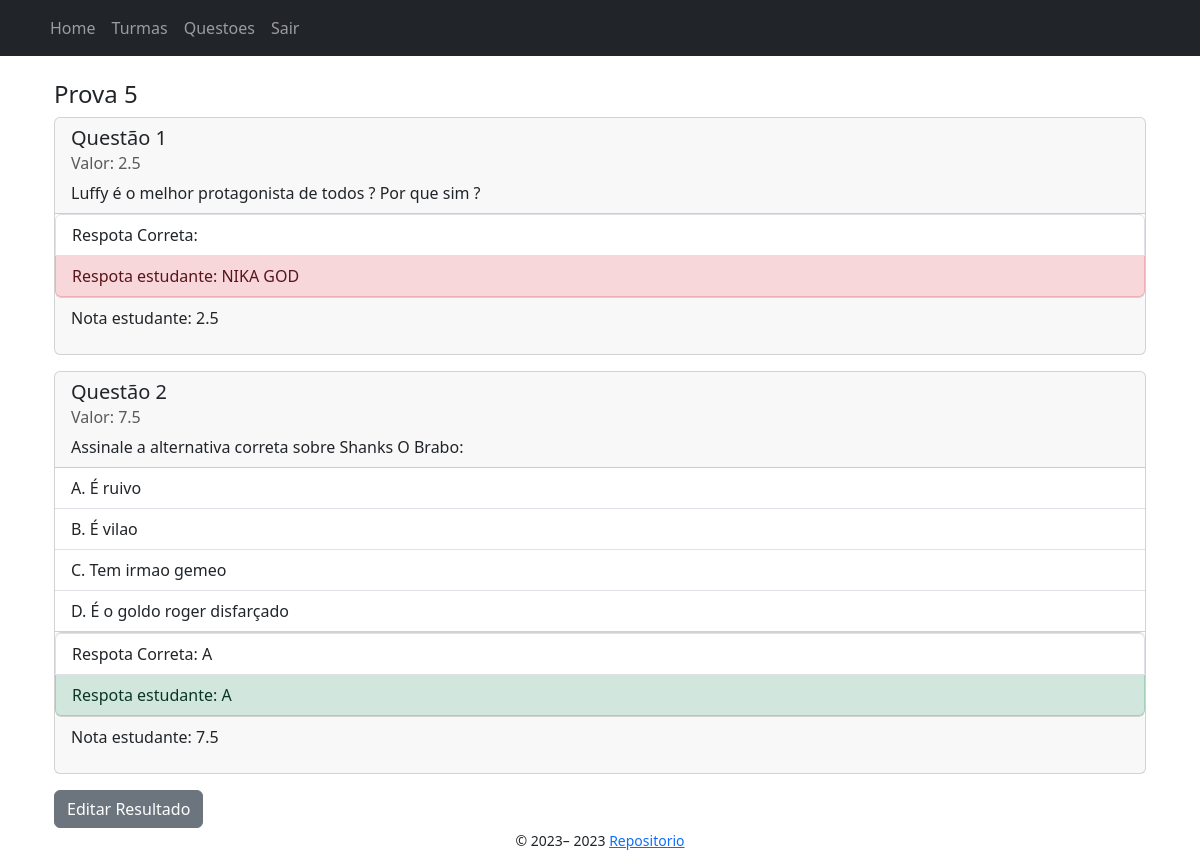
Page /turmas/1/exames/5/resposta/2 (signed in) on the committed database.
### app/models/professor.py (models this page shows, shortened)
class Professor(Usuario):
    __tablename__ = "professor"
    id = db.Column(db.Integer, db.ForeignKey('usuario.id'), primary_key=True)
    turmas = db.relationship('Turma', backref='prof_turmas', lazy=True) #1 to N
    questoes = db.relationship('Questao', backref='prof_questoes', lazy=True) #1 to N
    exames = db.relationship('Exame', backref='prof_exames', lazy=True) #1 to N

### app/models/exame.py (models this page shows, shortened)
class Exame(db.Model):
    __tablename__ = "exame"
    id = db.Column(db.Integer, primary_key=True)
    data_inicio = db.Column(db.DateTime, nullable=True)
    data_fim = db.Column(db.DateTime, nullable=True)
    nome = db.Column(db.String(255))
    nota_exame = db.Column(db.Float)
    professor_id = db.Column(db.Integer, db.ForeignKey('professor.id'), nullable=False)
    turma_id = db.Column(db.Integer, db.ForeignKey('turma.id'), nullable=False)
    notas = db.relationship('NotasExames', backref='exame_notas') #1 to N
    respostas = db.relationship('RespostaQuestaoExame', backref='exame_respostas') #1 to N
    questoes = db.relationship("QuestaoExame", back_populates="exame", cascade="all, delete-orphan") # N to N

### app/models/questao.py (models this page shows, shortened)
class Questao(db.Model):
    __tablename__ = "questao"
    id = db.Column(db.Integer, primary_key=True)
    enunciado = db.Column(db.String(255))
    resposta = db.Column(db.String(255))
    tipo_questao = db.Column(
        Enum("multipla_escolha", "verdadeiro_falso", "numerica", "dissertativa", name="tipo_questao"), nullable=False)
    professor_id = db.Column(db.Integer, db.ForeignKey('professor.id'), nullable=False)
    respostas = db.relationship('RespostaQuestaoExame', backref='questao_respostas') #1 to N
    exames = db.relationship("QuestaoExame", back_populates="questao") # tabela associativa N to N

### app/models/questao_multipla_escolha.py (models this page shows, shortened)
class QuestaoMultiplaEscolha(Questao):
    __tablename__ = "questao_multipla_escolha"
    id = db.Column(db.Integer, db.ForeignKey('questao.id'), primary_key=True)
    opcao_a = db.Column(db.String(255))
    opcao_b = db.Column(db.String(255))
    opcao_c = db.Column(db.String(255))
    opcao_d = db.Column(db.String(255))

### app/controllers/exames_controller.py (the view)
@bp.route("<int:exame_id>/resposta/<int:estudante_id>", methods=['GET'])
@login_required
def resposta_exame(turma_id: int, exame_id: int, estudante_id: int) -> redirect:
    try:
        exame = Exame.query.filter_by(id=exame_id).first()
        questoes_exame = [] # tabela associativa
        for questao_exame in  exame.questoes:
            questao = questao_exame.questao
            questao.nota_questao = questao_exame.nota_questao # atribui nota ao objeto
            if questao_exame.questao.tipo_questao == "multipla_escolha":
                multipla_escolha = QuestaoMultiplaEscolha.query.filter_by(id=questao.id).all()
                questao.opcoes = multipla_escolha
            resposta_questao_exame = RespostaQuestaoExame.query.filter_by(
                estudante_id=estudante_id,exame_id=exame_id, questao_id=questao.id).first()
            questao.resposta_estudante = resposta_questao_exame.resposta_estudante
            questao.nota_estudante_questao = resposta_questao_exame.nota_estudante_questao
            questoes_exame.append(questao)
        return render_template("exames/resposta_exame.jinja2", turma_id=turma_id, exame=exame, questoes_exame=questoes_exame)
    except Exception as e:
        print(e)
        flash(f"Error: {e}", category="error")
        return redirect(url_for("turmas.show", turma_id=turma_id))

### app/templates/exames/resposta_exame.jinja2 (shortened to what this page needs)
{% extends "./base.jinja2" %}
{% from 'bootstrap5/utils.html' import render_icon %}
{% block content %}
<div class="container">
    <h4>{{ exame.nome }}</h4>
    <div>
        <form>
            {% for questao_exame in questoes_exame %}
                <div class="mb-3 card">
                    <div class="card-header">
                        <h5 class="card-title">Questão {{ loop.index }}</h5>
                        <h6 class="card-subtitle mb-2 text-muted">Valor: {{ questao_exame.nota_questao }}</h6>
                        <p class="card-text">{{ questao_exame.enunciado }}</p>
                    </div>
                    {% if questao_exame.tipo_questao == "multipla_escolha" %}
                            <ul class="list-group list-group-flush">
                                {% for opcao in questao_exame.opcoes %}
                                    <li class="list-group-item">A. {{ opcao.opcao_a }}</li>
                                    <li class="list-group-item">B. {{ opcao.opcao_b }}</li>
                                    {% if opcao.opcao_c %}
                                    <li class="list-group-item">C. {{ opcao.opcao_c }}</li>
                                    {% endif %}
                                    {% if opcao.opcao_d %}
                                    <li class="list-group-item">D. {{ opcao.opcao_d }}</li>
                                    {% endif %}
                                {% endfor %}
                            </ul>
                    {% endif %}
                    <ul class="list-group">
                        <li class="list-group-item">Respota Correta: {{ questao_exame.resposta }}</li>
                        {% if questao_exame.resposta == questao_exame.resposta_estudante%}
                            <li class="list-group-item list-group-item-success">Respota estudante: {{ questao_exame.resposta_estudante }}</li>
                        {% else %}
                            <li class="list-group-item list-group-item-danger">Respota estudante: {{ questao_exame.resposta_estudante }}</li>
                        {% endif %}
                    </ul>
                    <div class="card-footer">
                            <p>Nota estudante: {{ questao_exame.nota_estudante_questao }}</p>
                    </div>
                </div>
            {% endfor %}
            {% if current_user.tipo_usuario == "professor" %}
                <button type="submit" id="submitBtn" class="btn btn-secondary">Editar Resultado</button>
            {% endif %}
        </form>
    </div>
<body>
{% endblock %}

### app/templates/base.jinja2 (shortened to what this page needs)
{% from 'bootstrap5/utils.html' import render_messages %}
{% from 'bootstrap5/form.html' import render_form %}
{% from 'bootstrap5/nav.html' import render_nav_item, render_breadcrumb_item %}
<!doctype html>
<html lang="en">
<head>
    {% block head %}
    {% block styles %}
    {{ bootstrap.load_css() }}
    <link rel="stylesheet" type="text/css" href="{{ url_for('static', filename='css/style.css') }}">
    {% endblock %}
    {% endblock %}
</head>
<body>
    <head>
        {% if current_user.is_authenticated %}
            <nav class="navbar navbar-expand-lg navbar-dark bg-dark mb-4">
                <div class="container">
                    <div class="collapse navbar-collapse" id="navbarSupportedContent">
                        <ul class="navbar-nav mr-auto">
                            {{ render_nav_item("index.index", "Home") }}
                            {{ render_nav_item("turmas.index", "Turmas") }}
                            {% if current_user.tipo_usuario == "professor" %}
                                {{ render_nav_item("questoes.index", "Questoes", professor_id=current_user.id) }}
                            {% endif %}
                            {{ render_nav_item("auth.logout", "Sair") }}
                        </ul>
                    </div>
                </div>
            </nav>
        {% endif %}
    </head>
    <main class="container">
        {% block content %}{% endblock %}
    </main>
    <footer class="text-center">
        {% block footer %}
        <small> &copy; 2023–
            <a href="https://github.com/zeroCass/unb-web" target="_blank">Repositorio</a>
        </small>
        {% endblock %}
    </footer>
</body>
</html>

### app/static/css/style.css (style rules this page uses)
* { box-sizing: border-box; margin: 0; padding: 0; }
body { display: grid; min-height: 100vh; min-width: 100vw; grid-template-columns: 1fr; grid-template-rows: auto 1fr auto; grid-template-areas: "header" "main" "footer"; }
main { grid-area: main; }
footer { grid-area: footer; }

### rows in the picture
Professor: id "Questoes"
Exame: nome "Prova 5"
Questao: nota_questao "2.5", enunciado "Luffy é o melhor protagonista de todos ? Por que sim ?", resposta_estudante "NIKA GOD", nota_estudante_questao "2.5"
Questao: nota_questao "7.5", enunciado "Assinale a alternativa correta sobre Shanks O Brabo:", resposta "A", resposta_estudante "A", nota_estudante_questao "7.5"
QuestaoMultiplaEscolha: opcao_a "É ruivo", opcao_b "É vilao", opcao_c "Tem irmao gemeo", opcao_d "É o goldo roger disfarçado"

### other values in the picture
{{ render_nav_item("index.index", "Home") }} "Home"
{{ render_nav_item("turmas.index", "Turmas") }} "Turmas"
{{ render_nav_item("auth.logout", "Sair") }} "Sair"
